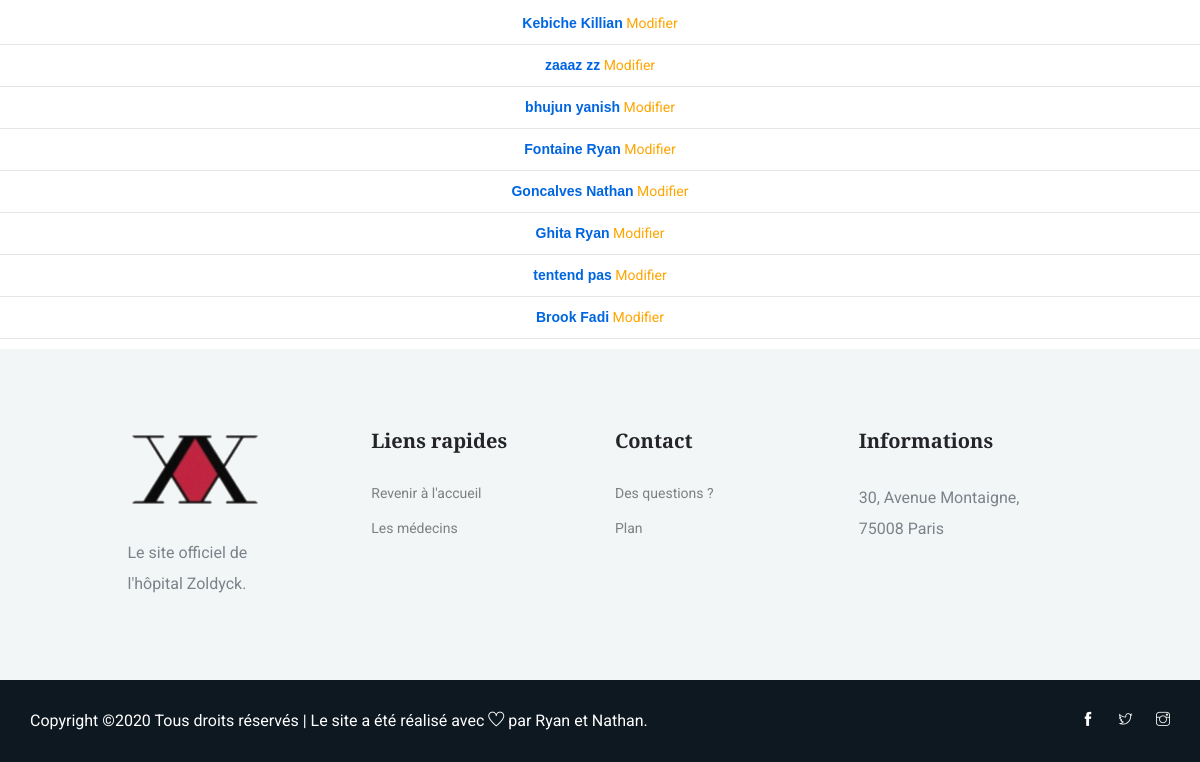
The page /views/add_patient.php (lower part) on the database as committed earlier.
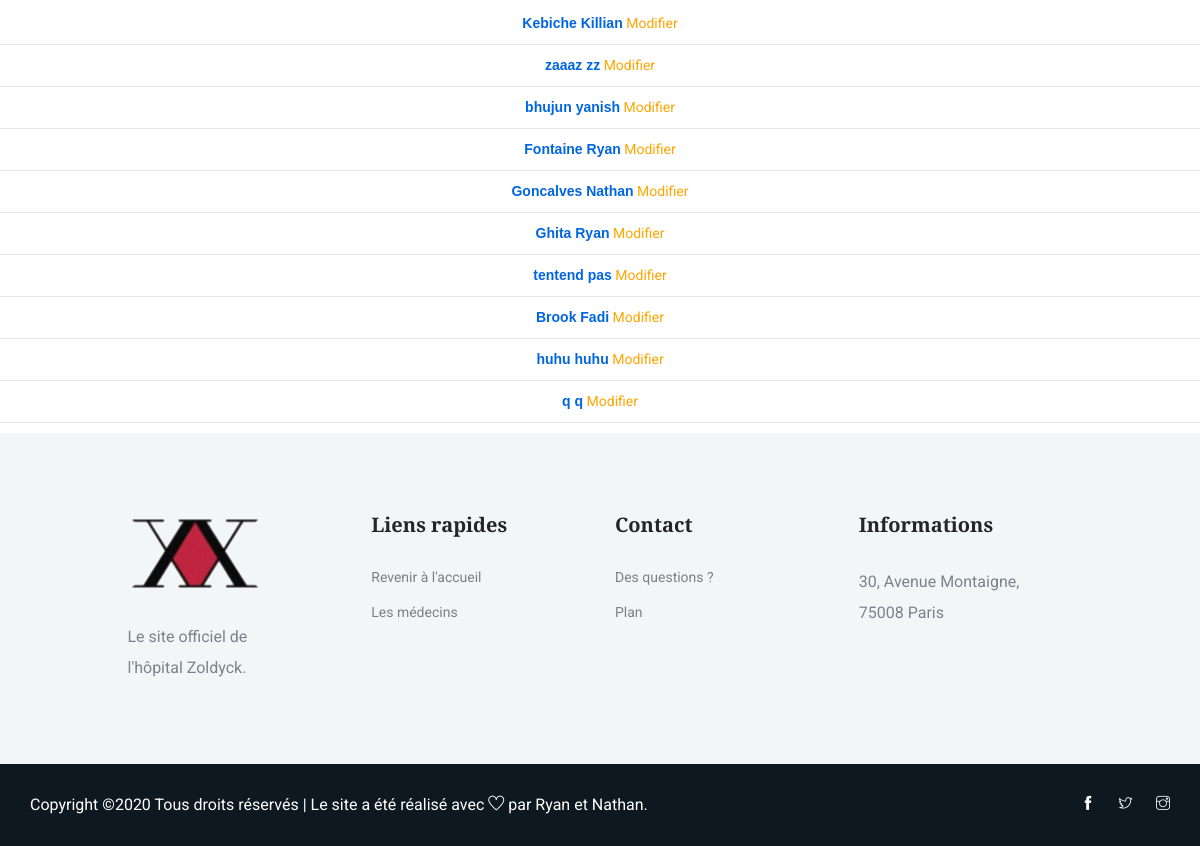
The same page on the database as committed later.
### tables this page shows
CREATE TABLE IF NOT EXISTS `patient` (
  `id` int(11) NOT NULL AUTO_INCREMENT,
  `nom` varchar(50) NOT NULL,
  `prenom` varchar(50) NOT NULL,
  `date_naissance` varchar(10) DEFAULT NULL,
  `mail` varchar(50) DEFAULT NULL,
  `adresse` text,
  `mutuelle` varchar(50) DEFAULT NULL,
  `num_sec_soc` varchar(15) DEFAULT NULL,
  `option_chambre` varchar(10) DEFAULT NULL,
  `regime` text,
  `mdp` varchar(150) NOT NULL,
  `role` varchar(7) NOT NULL,
  `confirme` int(11) NOT NULL,
  `token` varchar(15) DEFAULT NULL,
  PRIMARY KEY (`id`),
  UNIQUE KEY `fk_patient` (`nom`)
);

### views/add_patient.php (the view, shortened to what this page needs)
<!DOCTYPE html>
<html lang="en">
<head>
    <link rel="stylesheet" href="https://maxcdn.bootstrapcdn.com/bootstrap/3.3.7/css/bootstrap.min.css">
    <?php
          require_once('navbar.php');
        ?>
<body>
	<?php
	try{
		$bdd= new PDO('mysql:host=localhost;dbname=hopital; charset=utf8','root','');
	}
	catch (Exception $e){
		die('Erreur:'.$e->getMessage());
	}
	?>
    <br>
    <div align="center">
    <?php
    $select_all_members = $bdd->query('SELECT * FROM patient');
    if($select_all_members->rowCount() > 0)
    {
      while($m = $select_all_members->fetch()){
        ?>
        <b style="font-family: Arial, sans-serif"><?= $m['nom']; ?> <?= $m['prenom']; ?></b> <a href="modify.php?id=<?= $m['id']; ?>" style="text-decoration: none; color: orange;" style="font-family: Arial, sans-serif">Modifier</
          a><hr/>
        <?php
      }
    } else {
      echo 'Aucun membre';
    }
     ?>
   </div>
    <?php
    require_once('footer.php');
     ?>
</html>

Rows that differ between the two databases and show on the page:
added patient: nom "huhu", prenom "huhu"
added patient: nom "q", prenom "q"
